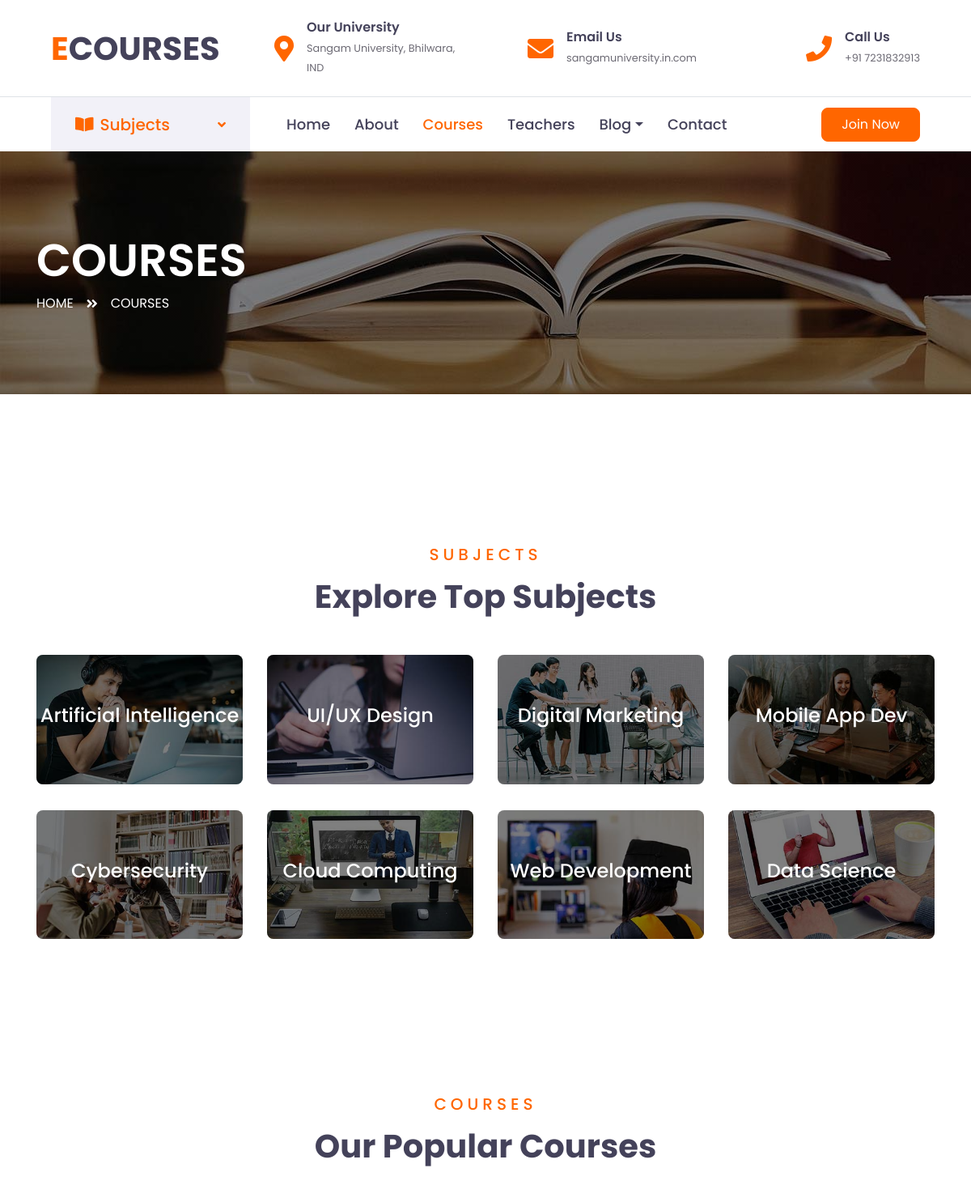
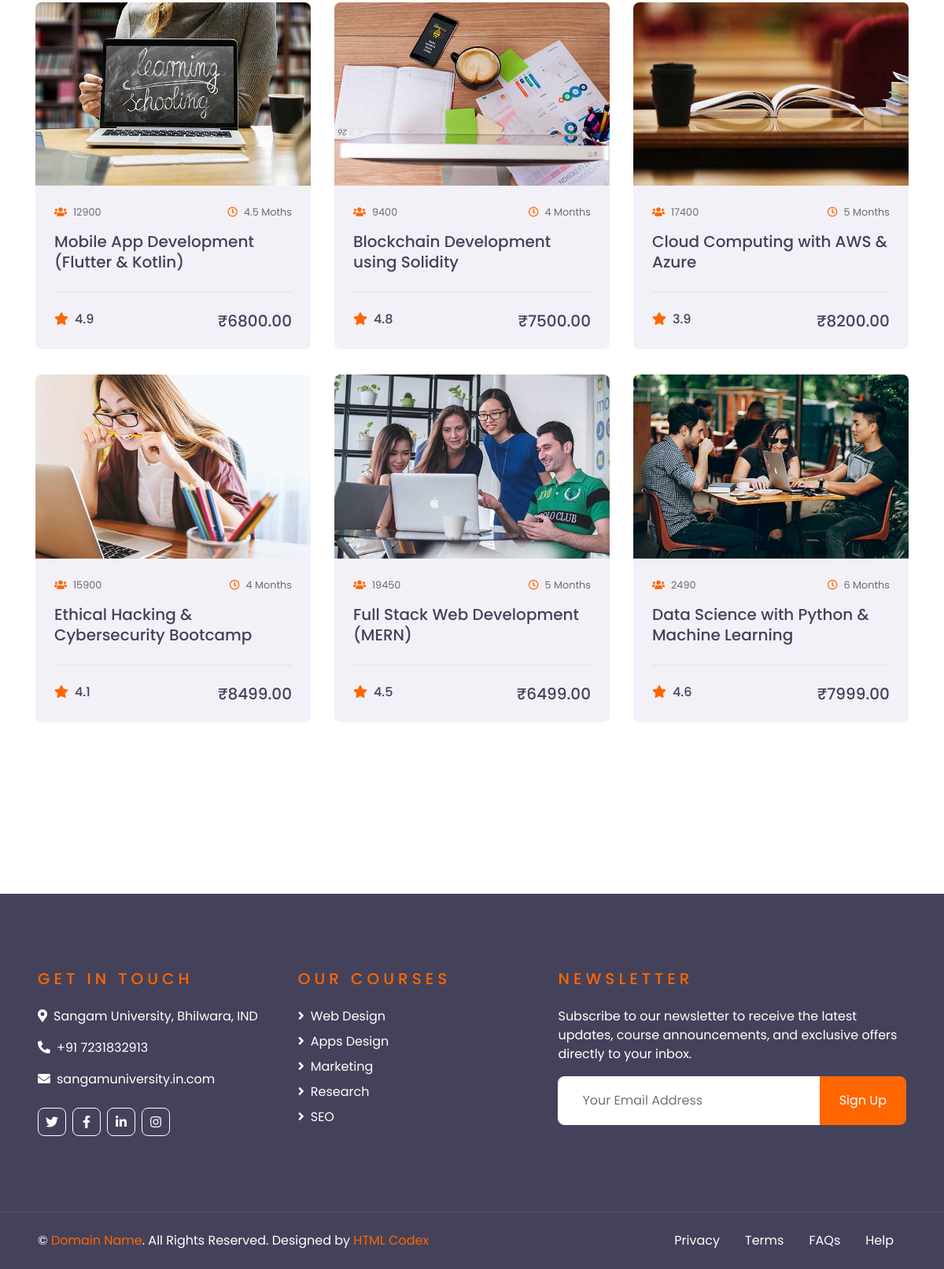
Screenshot of /course/ with the database file from the repository (2 pictures, top to bottom).
### addSubject/models.py (models this page shows, shortened)
class Subjects(models.Model):
    subject_name = models.CharField(max_length=100)
    total_course = models.IntegerField()
    subject_img = models.ImageField(upload_to='subject_images/')
    upload_date = models.DateTimeField(auto_now_add=True)

### addCourses/models.py (models this page shows)
class Courses(models.Model):
    course_name = models.CharField()
    rating = models.FloatField()
    duration = models.CharField()
    student_enrolled = models.IntegerField()
    course_price = models.IntegerField()
    course_image = models.ImageField(upload_to='courses_images/')
    upload_date = models.DateTimeField(auto_now_add=True)

### tannu/views.py (the view)
# urls.py: path("course/", views.course_page, name='course_page'),
def course_page(request):
    courses = Courses.objects.order_by('-upload_date')
    subjects = Subjects.objects.order_by('-upload_date')
    return render(request, "course.html", {'courses': courses, 'subjects': subjects})

### templates/course.html (shortened to what this page needs)
{% extends 'base.html' %} {% load static %} {% block title %}Courses{% endblock %} {% block content %}
<div class="container-fluid page-header" style="margin-bottom: 90px">
  <div class="container">
    <div
      class="d-flex flex-column justify-content-center"
      style="min-height: 300px"
    >
      <h3 class="display-4 text-white text-uppercase">Courses</h3>
      <div class="d-inline-flex text-white">
        <p class="m-0 text-uppercase"><a class="text-white" href="">Home</a></p>
        <i class="fa fa-angle-double-right pt-1 px-3"></i>
        <p class="m-0 text-uppercase">Courses</p>
      </div>
    </div>
  </div>
</div>
<div class="container-fluid py-5">
  <div class="container pt-5 pb-3">
    <div class="text-center mb-5">
      <h5 class="text-primary text-uppercase mb-3" style="letter-spacing: 5px">
        Subjects
      </h5>
      <h1>Explore Top Subjects</h1>
    </div>
    <div class="row">
      {% for subject in subjects %}
      <div class="col-lg-3 col-md-6 mb-4">
        <div class="cat-item position-relative overflow-hidden rounded mb-2">
          <img class="img-fluid" src="{{ subject.subject_img.url }}" alt="" />
          <a class="cat-overlay text-white text-decoration-none" href="">
            <h4 class="text-white font-weight-medium" >{{subject.subject_name}}</h4>
          </a>
        </div>
      </div>
      {% empty %}
        <div class="col-12"><p>No subjects found.</p></div>
      {% endfor %}
    </div>
  </div>
</div>
<div class="container-fluid py-5">
  <div class="container py-5">
    <div class="text-center mb-5">
      <h5 class="text-primary text-uppercase mb-3" style="letter-spacing: 5px">
        Courses
      </h5>
      <h1>Our Popular Courses</h1>
    </div>
    <div class="row">
    {% for course in courses %}
      <div class="col-lg-4 col-md-6 mb-4">
        <div class="rounded overflow-hidden mb-2">
          <img class="img-fluid" src="{{ course.course_image.url }}" alt="" />
          <div class="bg-secondary p-4">
            <div class="d-flex justify-content-between mb-3">
              <small class="m-0"
                ><i class="fa fa-users text-primary mr-2"></i>{{ course.student_enrolled }}</small
              >
              <small class="m-0"
                ><i class="far fa-clock text-primary mr-2"></i>{{ course.duration }}</small
              >
            </div>
            <a class="h5" href="">{{ course.course_name }}</a>
            <div class="border-top mt-4 pt-4">
              <div class="d-flex justify-content-between">
                <h6 class="m-0">
                  <i class="fa fa-star text-primary mr-2"></i>{{ course.rating }}
                </h6>
                <h5 class="m-0">₹{{ course.course_price }}.00</h5>
              </div>
            </div>
          </div>
        </div>
      </div>
      {% empty %}
        <div class="col-12"><p>No courses found.</p></div>
    {% endfor %}
      </div>
    </div>
  </div>
{% endblock %}

### templates/base.html (shortened to what this page needs)
<!DOCTYPE html>
{% load static %}
<html lang="en">
    <head>
    <link href="https://cdnjs.cloudflare.com/ajax/libs/font-awesome/5.10.0/css/all.min.css" rel="stylesheet">
    <link href="{% static 'lib/owlcarousel/assets/owl.carousel.min.css' %}" rel="stylesheet">
    <link href="{% static 'css/style.css' %}" rel="stylesheet">
</head>
<body>
    <div class="container-fluid d-none d-lg-block">
        <div class="row align-items-center py-4 px-xl-5">
            <div class="col-lg-3">
                <a href="" class="text-decoration-none">
                    <h1 class="m-0"><span class="text-primary">E</span>COURSES</h1>
                </a>
            </div>
            <div class="col-lg-3 text-right">
                <div class="d-inline-flex align-items-center">
                    <i class="fa fa-2x fa-map-marker-alt text-primary mr-3"></i>
                    <div class="text-left">
                        <h6 class="font-weight-semi-bold mb-1">Our University</h6>
                        <small>Sangam University, Bhilwara, IND</small>
                    </div>
                </div>
            </div>
            <div class="col-lg-3 text-right">
                <div class="d-inline-flex align-items-center">
                    <i class="fa fa-2x fa-envelope text-primary mr-3"></i>
                    <div class="text-left">
                        <h6 class="font-weight-semi-bold mb-1">Email Us</h6>
                        <small>sangamuniversity.in.com</small>
                    </div>
                </div>
            </div>
            <div class="col-lg-3 text-right">
                <div class="d-inline-flex align-items-center">
                    <i class="fa fa-2x fa-phone text-primary mr-3"></i>
                    <div class="text-left">
                        <h6 class="font-weight-semi-bold mb-1">Call Us</h6>
                        <small>+91 7231832913</small>
                    </div>
                </div>
            </div>
        </div>
    </div>
    <div class="container-fluid">
        <div class="row border-top px-xl-5">
            <div class="col-lg-3 d-none d-lg-block">
                <a class="d-flex align-items-center justify-content-between bg-secondary w-100 text-decoration-none" data-toggle="collapse" href="#navbar-vertical" style="height: 67px; padding: 0 30px;">
                    <h5 class="text-primary m-0"><i class="fa fa-book-open mr-2"></i>Subjects</h5>
                    <i class="fa fa-angle-down text-primary"></i>
                </a>
            </div>
            <div class="col-lg-9">
                <nav class="navbar navbar-expand-lg bg-light navbar-light py-3 py-lg-0 px-0">
                    <div class="collapse navbar-collapse justify-content-between" id="navbarCollapse">
                        <div class="navbar-nav py-0">
                            <a href="/" class="nav-item nav-link {% if request.resolver_match.url_name == 'home_page' %}active{% endif %}">Home</a>
                            <a href="{% url 'about_page' %}" class="nav-item nav-link {% if request.resolver_match.url_name == 'about_page' %}active{% endif %}">About</a>
                            <a href="{% url 'course_page' %}" class="nav-item nav-link {% if request.resolver_match.url_name == 'course_page' %}active{% endif %}">Courses</a>
                            <a href="{% url 'teacher_page' %}" class="nav-item nav-link {% if request.resolver_match.url_name == 'teacher_page' %}active{% endif %}">Teachers</a>
                            <div class="nav-item dropdown">
                                <a href="#" class="nav-link dropdown-toggle {% if request.resolver_match.url_name == 'blog_page' or request.resolver_match.url_name == 'single_page' %}active{% endif %}" data-toggle="dropdown">Blog</a>
                            </div>
                            <a href="{% url 'contact' %}" class="nav-item nav-link {% if request.resolver_match.url_name == 'contact' %}active{% endif %}">Contact</a>
                        </div>
                        <a class="btn btn-primary py-2 px-4 ml-auto d-none d-lg-block" href="">Join Now</a>
                    </div>
                </nav>
            </div>
        </div>
    </div>
    {% block content %}
    {% endblock %}
    <div class="container-fluid bg-dark text-white py-5 px-sm-3 px-lg-5" style="margin-top: 90px;">
        <div class="row pt-5">
            <div class="col-lg-7 col-md-12">
                <div class="row">
                    <div class="col-md-6 mb-5">
                        <h5 class="text-primary text-uppercase mb-4" style="letter-spacing: 5px;">Get In Touch</h5>
                        <p><i class="fa fa-map-marker-alt mr-2"></i>Sangam University, Bhilwara, IND</p>
                        <p><i class="fa fa-phone-alt mr-2"></i>+91 7231832913</p>
                        <p><i class="fa fa-envelope mr-2"></i>sangamuniversity.in.com</p>
                        <div class="d-flex justify-content-start mt-4">
                            <a class="btn btn-outline-light btn-square mr-2" href="#"><i class="fab fa-twitter"></i></a>
                            <a class="btn btn-outline-light btn-square mr-2" href="#"><i class="fab fa-facebook-f"></i></a>
                            <a class="btn btn-outline-light btn-square mr-2" href="#"><i class="fab fa-linkedin-in"></i></a>
                            <a class="btn btn-outline-light btn-square" href="#"><i class="fab fa-instagram"></i></a>
                        </div>
                    </div>
                    <div class="col-md-6 mb-5">
                        <h5 class="text-primary text-uppercase mb-4" style="letter-spacing: 5px;">Our Courses</h5>
                        <div class="d-flex flex-column justify-content-start">
                            <a class="text-white mb-2" href="#"><i class="fa fa-angle-right mr-2"></i>Web Design</a>
                            <a class="text-white mb-2" href="#"><i class="fa fa-angle-right mr-2"></i>Apps Design</a>
                            <a class="text-white mb-2" href="#"><i class="fa fa-angle-right mr-2"></i>Marketing</a>
                            <a class="text-white mb-2" href="#"><i class="fa fa-angle-right mr-2"></i>Research</a>
                            <a class="text-white" href="#"><i class="fa fa-angle-right mr-2"></i>SEO</a>
                        </div>
                    </div>
                </div>
            </div>
            <div class="col-lg-5 col-md-12 mb-5">
                <h5 class="text-primary text-uppercase mb-4" style="letter-spacing: 5px;">Newsletter</h5>
                <p>Subscribe to our newsletter to receive the latest updates, course announcements, and exclusive offers directly to your inbox.</p>
                <div class="w-100">
                    <div class="input-group">
                        <input type="text" class="form-control border-light" style="padding: 30px;" placeholder="Your Email Address">
                        <div class="input-group-append">
                            <button class="btn btn-primary px-4">Sign Up</button>
                        </div>
                    </div>
                </div>
            </div>
        </div>
    </div>
    <div class="container-fluid bg-dark text-white border-top py-4 px-sm-3 px-md-5" style="border-color: rgba(256, 256, 256, .1) !important;">
        <div class="row">
            <div class="col-lg-6 text-center text-md-left mb-3 mb-md-0">
                <p class="m-0 text-white">&copy; <a href="#">Domain Name</a>. All Rights Reserved. Designed by <a href="https://htmlcodex.com">HTML Codex</a>
                </p>
            </div>
            <div class="col-lg-6 text-center text-md-right">
                <ul class="nav d-inline-flex">
                    <li class="nav-item">
                        <a class="nav-link text-white py-0" href="#">Privacy</a>
                    </li>
                    <li class="nav-item">
                        <a class="nav-link text-white py-0" href="#">Terms</a>
                    </li>
                    <li class="nav-item">
                        <a class="nav-link text-white py-0" href="#">FAQs</a>
                    </li>
                    <li class="nav-item">
                        <a class="nav-link text-white py-0" href="#">Help</a>
                    </li>
                </ul>
            </div>
        </div>
    </div>
</body>
</html>

### rows the page displays
Subjects: subject_img (picture), subject_name "Artificial Intelligence"
Subjects: subject_img (picture), subject_name "UI/UX Design"
Subjects: subject_img (picture), subject_name "Digital Marketing"
Subjects: subject_img (picture), subject_name "Mobile App Dev"
Subjects: subject_img (picture), subject_name "Cybersecurity"
Subjects: subject_img (picture), subject_name "Cloud Computing"
Subjects: subject_img (picture), subject_name "Web Development"
Subjects: subject_img (picture), subject_name "Data Science"
Courses: course_image (picture), student_enrolled "12900", duration "4.5 Moths", course_name "Mobile App Development (Flutter & Kotlin)", rating "4.9", course_price "6800"
Courses: course_image (picture), student_enrolled "9400", duration "4 Months", course_name "Blockchain Development using Solidity", rating "4.8", course_price "7500"
Courses: course_image (picture), student_enrolled "17400", duration "5 Months", course_name "Cloud Computing with AWS & Azure", rating "3.9", course_price "8200"
Courses: course_image (picture), student_enrolled "15900", duration "4 Months", course_name "Ethical Hacking & Cybersecurity Bootcamp", rating "4.1", course_price "8499"
Courses: course_image (picture), student_enrolled "19450", duration "5 Months", course_name "Full Stack Web Development (MERN)", rating "4.5", course_price "6499"
Courses: course_image (picture), student_enrolled "2490", duration "6 Months", course_name "Data Science with Python & Machine Learning", rating "4.6", course_price "7999"
